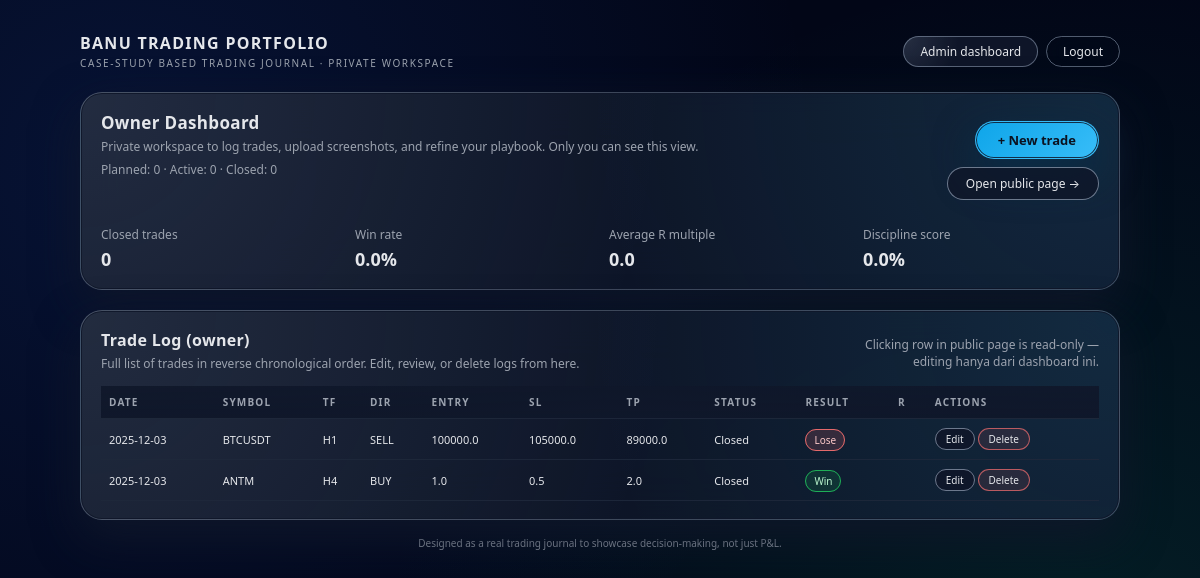
The app's page /admin (signed in), older data.
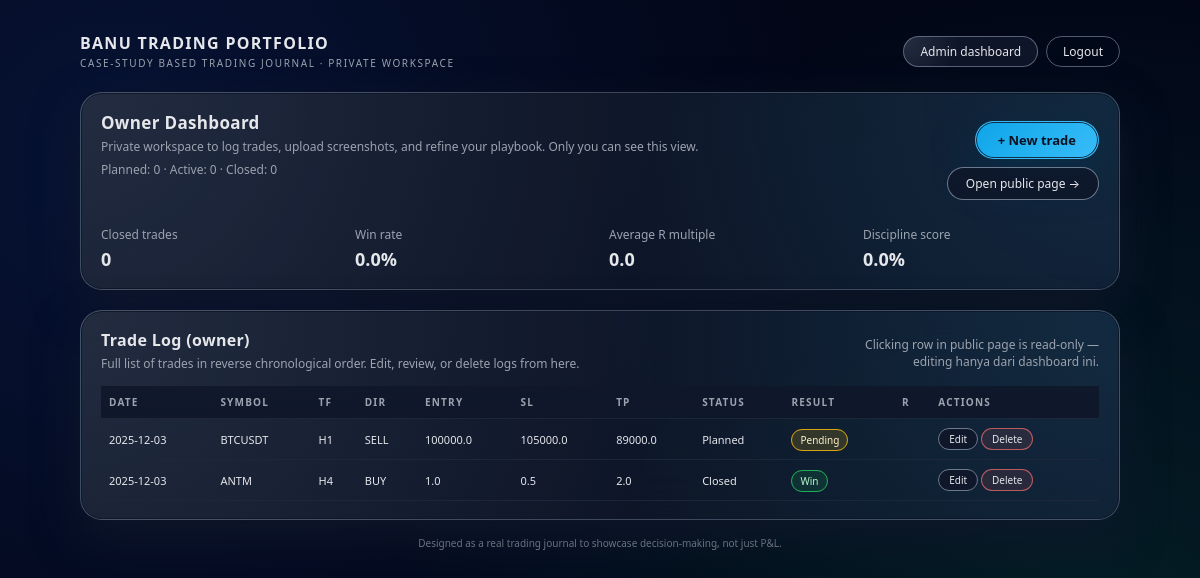
The same page, newer data.
### tables this page shows
CREATE TABLE trades (
            id INTEGER PRIMARY KEY AUTOINCREMENT,
            trade_date TEXT,
            symbol TEXT,
            timeframe TEXT,
            direction TEXT,
            entry_price REAL,
            stop_loss REAL,
            take_profit REAL,
            result TEXT,
            grade TEXT,
            strategy_tag TEXT,
            market_condition TEXT,
            risk_percent REAL,
            rr_ratio REAL,
            realized_r REAL,
            status TEXT,
            followed_plan INTEGER,
            no_revenge INTEGER,
            no_fomo INTEGER,
            respected_rr INTEGER,
            featured INTEGER,
            notes_public TEXT,
            notes_private TEXT,
            screenshot_before_filename TEXT,
            screenshot_after_filename TEXT,
            created_at TEXT
        );

### app.py (the view)
@app.route("/admin")
def admin_dashboard():
    maybe_redirect = require_login()
    if maybe_redirect:
        return maybe_redirect
    conn = get_db()
    cur = conn.cursor()
    cur.execute("SELECT * FROM trades ORDER BY trade_date DESC, id DESC")
    trades = cur.fetchall()
    closed_for_stats = [t for t in trades if t["status"] == "CLOSED"]
    closed_count = len(closed_for_stats)
    win_count = sum(1 for t in closed_for_stats if t["result"] == "WIN")
    win_rate = round(win_count / closed_count * 100, 1) if closed_count else 0.0
    r_values = [t["result_r"] for t in closed_for_stats if t["result_r"] is not None]
    avg_r = round(sum(r_values) / len(r_values), 2) if r_values else 0.0
    discipline_scores = [
        t["discipline_score"]
        for t in closed_for_stats
        if t["discipline_score"] is not None
    ]
    disc_avg = round(sum(discipline_scores) / len(discipline_scores), 1) if discipline_scores else 0.0
    planned_count = sum(1 for t in trades if t["status"] == "PLANNED")
    active_count = sum(1 for t in trades if t["status"] == "ACTIVE")
    conn.close()
    return render_template(
        "index.html",
        trades=trades,
        is_public=False,
        is_admin=True,
        planned_count=planned_count,
        active_count=active_count,
        closed_count=closed_count,
        win_rate=win_rate,
        avg_r=avg_r,
        discipline_score=disc_avg,
    )

### app.py (called while the page is built)
def get_db():
    conn = sqlite3.connect(DB_PATH)
    conn.row_factory = sqlite3.Row
    return conn

def is_logged_in() -> bool:
    return bool(session.get("is_admin"))

def require_login():
    if not is_logged_in():
        return redirect(url_for("login", next=request.path))
    return None

### templates/index.html (shortened to what the changed rows need)
{% extends "base.html" %}
{% block content %}
<div class="glass-card" style="margin-top:20px;">
  <table>
    <thead>
      <tr>
        <th>Date</th>
        <th>Symbol</th>
        <th>TF</th>
        <th>Dir</th>
        <th>Entry</th>
        <th>SL</th>
        <th>TP</th>
        <th>Status</th>
        <th>Result</th>
        <th>R</th>
        <th>Actions</th>
      </tr>
    </thead>
    <tbody>
    {% if trades %}
      {% for t in trades %}
      <tr>
        <td>{{ t.trade_date }}</td>
        <td>{{ t.symbol }}</td>
        <td>{{ t.timeframe }}</td>
        <td>{{ t.direction }}</td>
        <td>{{ t.entry_price or "-" }}</td>
        <td>{{ t.stop_loss or "-" }}</td>
        <td>{{ t.take_profit or "-" }}</td>
        <td>{{ t.status }}</td>
        <td>
          {% if t.result == "WIN" %}
            <span class="badge badge-win">Win</span>
          {% elif t.result == "LOSE" %}
            <span class="badge badge-lose">Lose</span>
          {% elif t.result == "BE" %}
            <span class="badge badge-pending">BE</span>
          {% else %}
            <span class="badge badge-pending">Pending</span>
          {% endif %}
        </td>
        <td>{{ t.result_r if t.result_r is not none else "-" }}</td>
        <td>
          <a href="{{ url_for('edit_trade', trade_id=t.id) }}" class="link-pill-outline" style="padding:3px 10px;font-size:10px;">Edit</a>
          <form action="{{ url_for('delete_trade', trade_id=t.id) }}" method="post" style="display:inline;">
            <button type="submit" class="btn-outline" style="padding:3px 10px;font-size:10px;background:rgba(248,113,113,0.1);border-color:rgba(248,113,113,0.7);">
              Delete
            </button>
          </form>
        </td>
      </tr>
      {% endfor %}
    {% else %}
      <tr>
        <td colspan="11" style="text-align:center;color:var(--text-muted);padding:18px 0;">
          No trades yet. Start by logging your first case study using the “New trade” button.
        </td>
      </tr>
    {% endif %}
    </tbody>
  </table>
</div>
{% endblock %}

Row changes from the older to the newer data that the page shows:
changed trades "BTCUSDT": status "Closed" → "Planned"; result "Lose" → "Pending"
